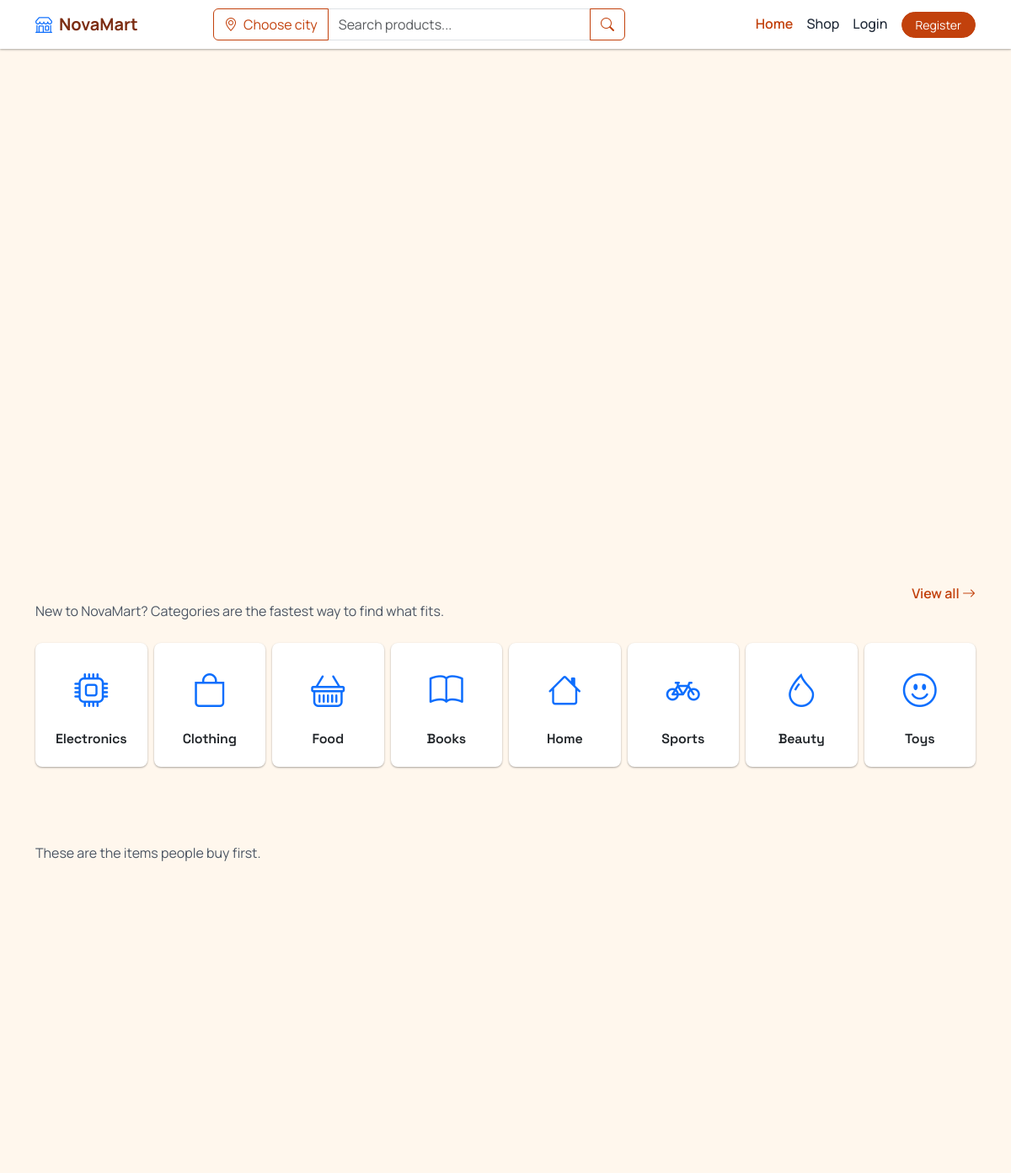
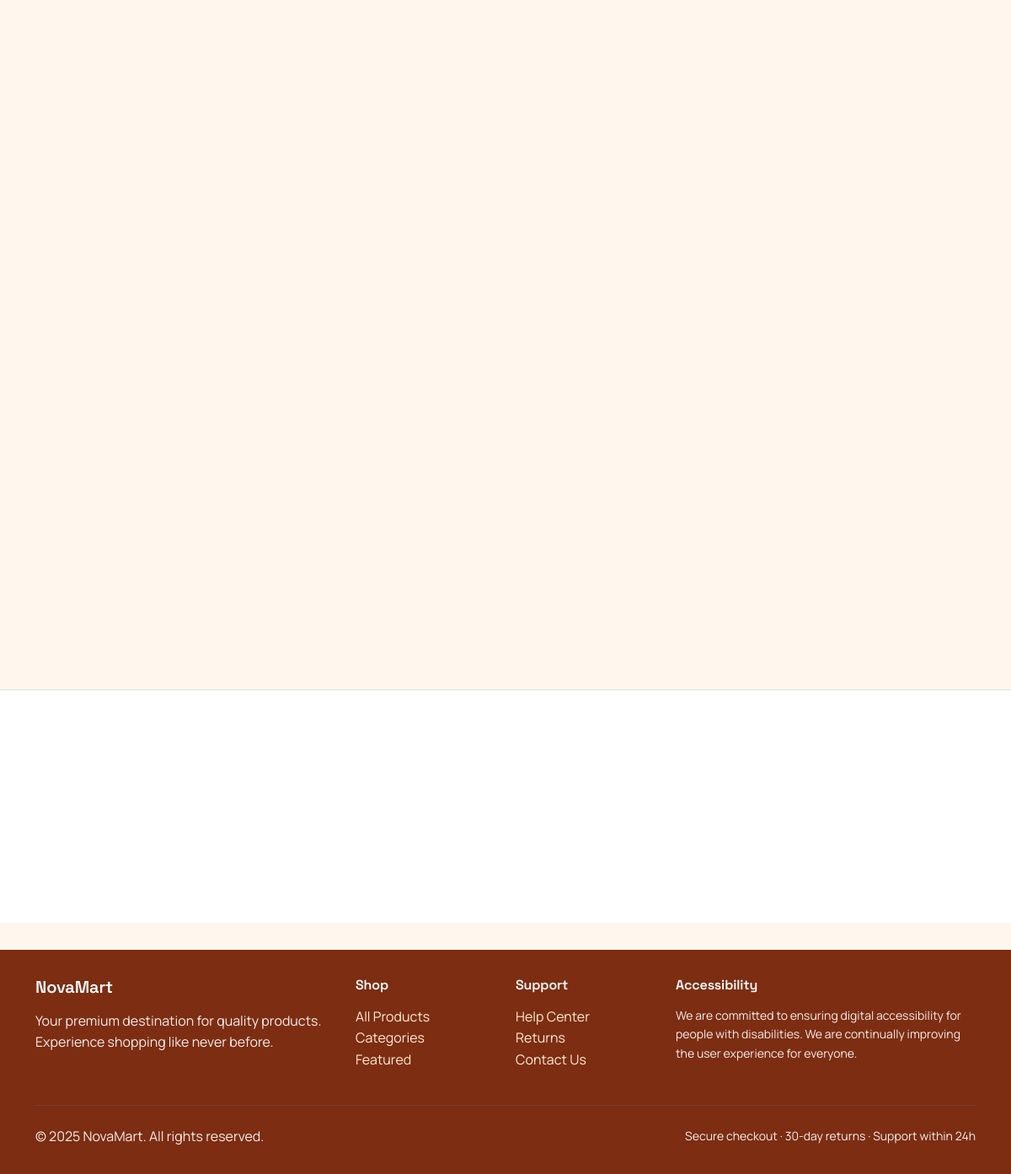
The page / on the database its author committed (2 pictures, top to bottom).
### app/models.py (models this page shows, shortened)
class Category(db.Model):
    __tablename__ = 'categories'
    id = db.Column(db.Integer, primary_key=True)
    name = db.Column(db.String(100), unique=True, nullable=False)
    slug = db.Column(db.String(100), unique=True, nullable=False, index=True)
    is_active = db.Column(db.Boolean, default=True, nullable=False)
    products = db.relationship(
        'ProductCategory',
        back_populates='category',
        lazy='dynamic',
        cascade='all, delete-orphan')
    user_interests = db.relationship(
        'UserInterest',
        backref='category',
        lazy='dynamic',
        cascade='all, delete-orphan')

### app/blueprints/public.py (the view, shortened to what this page needs)
@bp.route('/')
def index():
    categories = Category.query.filter_by(is_active=True).limit(10).all()
    if current_user.is_authenticated:
        recommended_products = get_homepage_recommendations(
            current_user.id, limit=12)
    else:
        recommended_products = Product.query.filter_by(
            is_deleted=False,
            status=ProductStatus.ACTIVE
        ).order_by(Product.id.desc()).limit(12).all()
    category_icons = {c.slug: _category_icon(c.slug) for c in categories}
    return render_template(
        'public/index.html',
        categories=categories,
        category_icons=category_icons,
        recommended_products=recommended_products,
        rating_summary=get_product_rating_summary(
            [
                p.id for p in recommended_products])) if hasattr(
        bp,
        'template_folder') else jsonify(
                    {
                        'message': 'Homepage',
                        'categories': [
                            c.name for c in categories],
                        'products_count': len(recommended_products)})

### app/utils.py (called while the page is built, shortened)
def wants_json_response() -> bool:
    accept = request.headers.get('Accept', '') or ''
    xrw = request.headers.get('X-Requested-With')
    return (
        request.path.startswith('/api/')
        or request.is_json
        or ('application/json' in accept)
        or (xrw == 'XMLHttpRequest')
    )

def get_product_rating_summary(product_ids):
    if not product_ids:
        return {}
    rows = db.session.query(
        Review.product_id,
        Review.rating,
        func.count(Review.id)
    ).filter(
        Review.product_id.in_(product_ids),
        Review.is_deleted.is_(False),
        Review.is_hidden.is_(False)
    ).group_by(Review.product_id, Review.rating).all()
    summary = {}
    return summary

### app/templates/public/index.html (shortened to what this page needs)
{% extends "base.html" %}
{% block content %}
<section class="container mb-5">
    <div class="d-flex justify-content-between align-items-center mb-4">
        <div>
            <p class="text-secondary mb-0">New to NovaMart? Categories are the fastest way to find what fits.</p>
        </div>
        <a href="{{ url_for('products.product_list') }}" class="text-decoration-none fw-semibold">View all <i class="bi bi-arrow-right"></i></a>
    </div>
    <div class="category-grid">
        {% for category in categories %}
            <a href="{{ url_for('products.category_page', slug=category.slug) }}" class="card category-tile text-center text-decoration-none hover-lift">
                <div class="card-body py-4">
                    <div class="mb-3 text-primary">
                        <i class="bi {{ category_icons.get(category.slug, 'bi-tag') }} fs-1"></i>
                    </div>
                    <h6 class="card-title text-dark mb-0">{{ category.name }}</h6>
                </div>
            </a>
        {% endfor %}
    </div>
</section>
<section class="container mb-5">
    <div class="d-flex justify-content-between align-items-center mb-4">
        <div>
            {% if current_user.is_authenticated %}
                <h2 class="mb-1">Picked for your first session</h2>
                <p class="text-secondary mb-0">A starter mix based on what you've explored so far.</p>
            {% else %}
                <p class="text-secondary mb-0">These are the items people buy first.</p>
            {% endif %}
        </div>
    </div>
    <div class="row row-cols-1 row-cols-sm-2 row-cols-md-3 row-cols-lg-4 g-4" id="products-container">
        {% for product in recommended_products %}
        <div class="col">
                    {% set rating = rating_summary.get(product.id) if rating_summary else None %}
        </div>
        {% endfor %}
    </div>
</section>
<section class="bg-surface py-5 mt-5 border-top">
    <div class="container">
        <div class="row g-4 text-center">
        </div>
    </div>
</section>
{% endblock %}

### static/css/main.css (style rules this page uses)
:root { --color-primary-light: #FFEDD5; --color-primary: #C2410C; --color-primary-dark: #7C2D12; --color-background: #FFF7ED; --color-surface: #FFFFFF; --color-border: #FED7AA; --color-text-primary: #1F2937; --color-text-secondary: #4B5563; --color-success: #16A34A; --color-danger: #DC2626; --color-warning: #F59E0B; --color-info: #0EA5E9; --color-primary-rgb: 194, 65, 12; --spacing-xs: 0.25rem; --spacing-sm: 0.5rem; --spacing-md: 1rem; --spacing-lg: 1.5rem; --spacing-xl: 2rem; --border-radius-sm: 4px; --border-radius-md: 8px; --border-radius-lg: 12px; --shadow-sm: 0 1px 3px rgba(0,0,0,0.12), 0 1px 2px rgba(0,0,0,0.24); --shadow-md: 0 3px 6px rgba(0,0,0,0.16), 0 3px 6px rgba(0,0,0,0.23); --shadow-lg: 0 10px 20px rgba(0,0,0,0.19), 0 6px 6px rgba(0,0,0,0.23); --font-body: "Manrope", sans-serif; --font-display: "Space Grotesk", sans-serif; }
body { font-family: var(--font-body); background-color: var(--color-background); color: var(--color-text-primary); line-height: 1.6; }
h1, h2, h3, h4, h5, h6 { color: var(--color-primary-dark); font-family: var(--font-display); font-weight: 600; letter-spacing: -0.01em; }
a { color: var(--color-primary); text-decoration: none; transition: color 0.2s ease; }
.text-secondary { color: var(--color-text-secondary) !important; }
.bg-surface { background-color: var(--color-surface) !important; }
.card { border: none; border-radius: var(--border-radius-md); box-shadow: var(--shadow-sm); transition: transform 0.2s ease, box-shadow 0.2s ease; background-color: var(--color-surface); }

### static/css/components.css (style rules this page uses)
.category-grid { display: grid; grid-template-columns: repeat(2, minmax(0, 1fr)); gap: var(--spacing-md); }
@media (min-width: 768px) { .category-grid { grid-template-columns: repeat(4, minmax(0, 1fr)); } }
@media (min-width: 1200px) { .category-grid { grid-template-columns: repeat(8, minmax(0, 1fr)); gap: var(--spacing-sm); } }
.category-tile { height: 100%; }

### static/css/animations.css (style rules this page uses)
.hover-lift { transition: transform 0.3s cubic-bezier(0.175, 0.885, 0.32, 1.275), box-shadow 0.3s ease; }

### rows shown on the page
Category: name "Electronics"
Category: name "Clothing"
Category: name "Food"
Category: name "Books"
Category: name "Home"
Category: name "Sports"
Category: name "Beauty"
Category: name "Toys"
